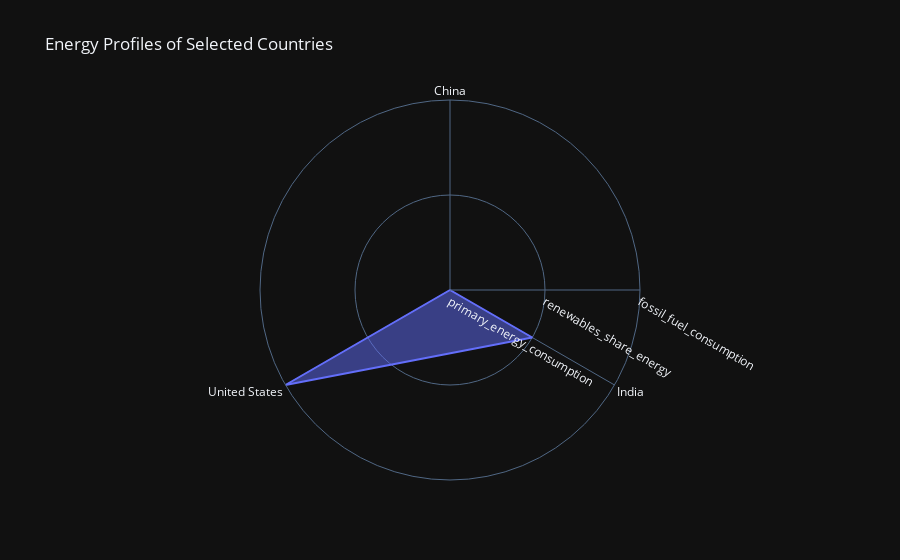

The notebook cell this image was saved under:
### Code cell
import plotly.express as px

# Group data by country and calculate averages for radar chart
selected_countries = ['India', 'United States', 'China']
radar_data = df[df['country'].isin(selected_countries)].groupby('country').mean().reset_index()

# Create radar chart
fig = px.line_polar(radar_data, r=['primary_energy_consumption', 'renewables_share_energy', 'fossil_fuel_consumption'],
                    theta='country', line_close=True, title="Energy Profiles of Selected Countries")
fig.update_traces(fill='toself')
fig.update_layout(template='plotly_dark')
fig.show()

### Figure 1 — Plotly figure (JSON) as saved in the notebook; plotly's stock layout.template omitted (floating-point values rounded to 4 significant figures)
{"data": [{"fill": "toself", "hovertemplate": "r=%{r}<br>country=%{theta}<extra></extra>", "legendgroup": "", "line": {"color": "#636efa", "dash": "solid"}, "marker": {"symbol": "circle"}, "mode": "lines", "name": "", "r": ["primary_energy_consumption", "renewables_share_energy", "fossil_fuel_consumption", "primary_energy_consumption"], "showlegend": false, "subplot": "polar", "theta": ["China", "India", "United States", "China"], "type": "scatterpolar"}], "layout": {"legend": {"tracegroupgap": 0}, "polar": {"angularaxis": {"direction": "clockwise", "rotation": 90}, "domain": {"x": [0, 1], "y": [0, 1]}}, "title": {"text": "Energy Profiles of Selected Countries"}}}
